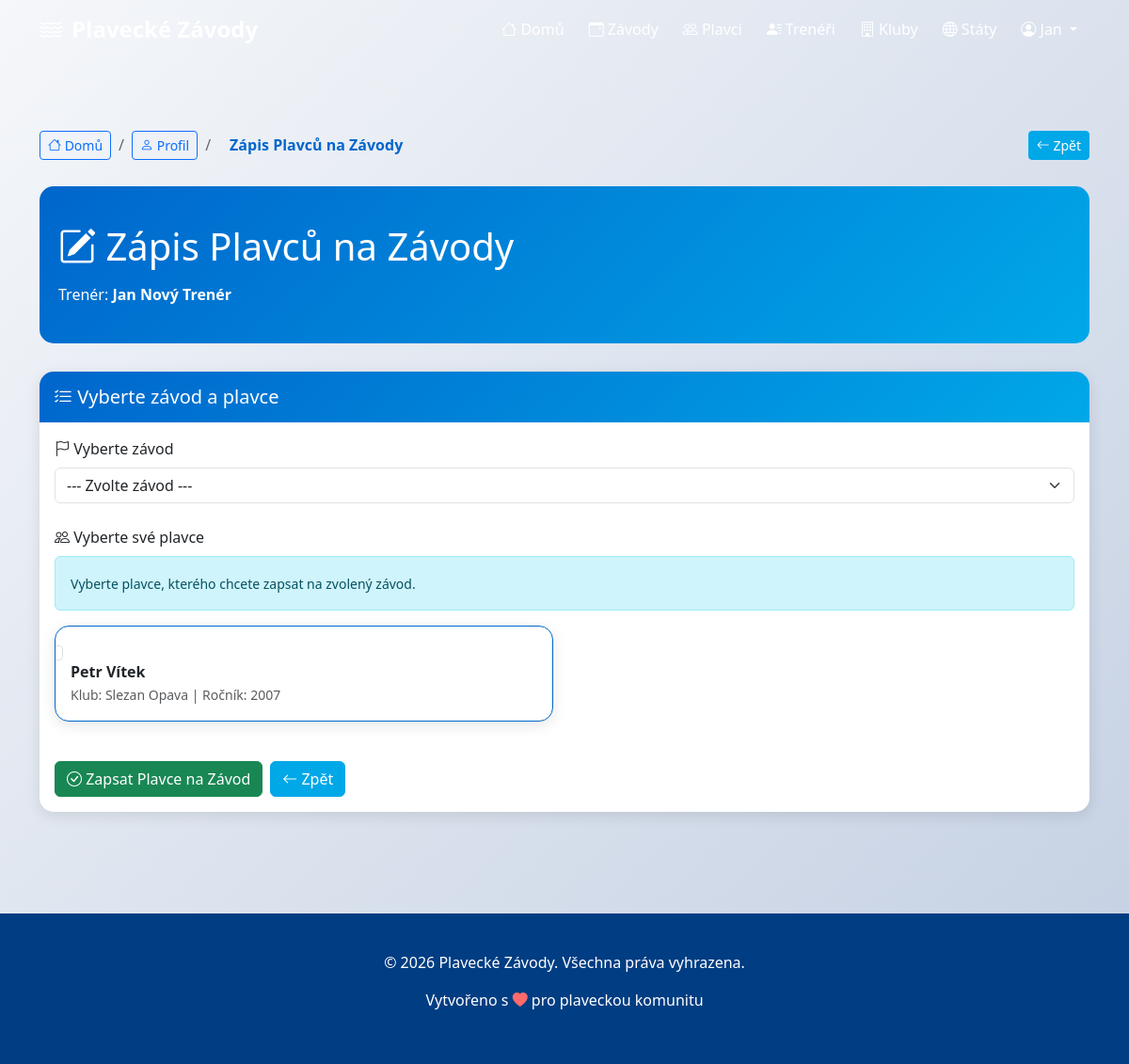
Page /treneri/zapsat-plavce/ (signed in) on the committed database.
### zavody/models.py (models this page shows, shortened)
class Trener(models.Model):
    POHLAVI_CHOICES = [
        ('M', 'Muž'),
        ('Z', 'Žena'),
    ]
    trener_id = models.AutoField(primary_key=True)
    jmeno = models.CharField(max_length=100)
    prijmeni = models.CharField(max_length=100)
    pohlavi = models.CharField(max_length=1, choices=POHLAVI_CHOICES, blank=True, null=True)
    foto = models.CharField(max_length=255, blank=True, null=True)
    klub = models.ForeignKey(Klub, on_delete=models.SET_NULL, null=True)
    stat = models.ForeignKey(Stat, on_delete=models.SET_NULL, null=True)
    plavci = models.ManyToManyField(Plavec, related_name='treneri', blank=True)
    class Meta:
        db_table = 'trener'
        verbose_name = 'Trenér'
        verbose_name_plural = 'Trenéři'

class Plavec(models.Model):
    POHLAVI_CHOICES = [
        ('M', 'Muž'),
        ('Z', 'Žena'),
    ]
    plavec_id = models.AutoField(primary_key=True)
    jmeno = models.CharField(max_length=100)
    prijmeni = models.CharField(max_length=100)
    rocnik = models.IntegerField()  # Rok narození
    vaha = models.DecimalField(max_digits=5, decimal_places=2, blank=True, null=True)
    vyska = models.DecimalField(max_digits=5, decimal_places=2, blank=True, null=True)
    pohlavi = models.CharField(max_length=1, choices=POHLAVI_CHOICES)
    foto = models.CharField(max_length=255, blank=True, null=True)
    klub = models.ForeignKey(Klub, on_delete=models.SET_NULL, null=True)
    stat = models.ForeignKey(Stat, on_delete=models.SET_NULL, null=True)
    class Meta:
        db_table = 'plavec'
        verbose_name = 'Plavec'
        verbose_name_plural = 'Plavci'

class Klub(models.Model):
    klub_id = models.AutoField(primary_key=True)
    nazev = models.CharField(max_length=100)
    mesto = models.ForeignKey(Mesto, on_delete=models.CASCADE)
    datum_zalozeni = models.DateField(blank=True, null=True)
    class Meta:
        db_table = 'klub'
        verbose_name = 'Klub'
        verbose_name_plural = 'Kluby'

### zavody/views.py (the view, shortened to what this page needs)
# urls.py: path('treneri/zapsat-plavce/', views.zapsat_plavce_na_zavod, name='zapsat_plavce_na_zavod'),
@login_required(login_url='login')
def zapsat_plavce_na_zavod(request):
    try:
        if not hasattr(request.user, 'profile') or request.user.profile.role != 'trener':
            messages.error(request, 'Nejste zaregistrován/a jako trenér.')
            return redirect('home')
        treneri = Trener.objects.filter(jmeno__icontains=request.user.first_name) if request.user.first_name else Trener.objects.filter(jmeno__icontains=request.user.username)
        if not treneri.exists():
            trener = Trener.objects.create(
                jmeno=request.user.first_name or request.user.username,
                prijmeni=request.user.last_name or '',
                klub_id=1  # Default klub (měl by existovat)
            )
        else:
            trener = treneri.first()
        from datetime import datetime
        budouci_zavody = Zavod.objects.filter(datum__gte=datetime.now().date()).order_by('datum')
        zavody_with_disciplines = []
        for zavod in budouci_zavody:
            disciplines = DisciplinyZavodu.objects.filter(zavod=zavod).select_related('disciplina').order_by('zacatek')
            zavody_with_disciplines.append({
                'zavod': zavod,
                'disciplines': disciplines
            })
        context = {
            'trener': trener,
            'budouci_zavody': budouci_zavody,
            'zavody_with_disciplines': zavody_with_disciplines,
            'soucasni_plavci': trener.plavci.all(),
        }
        return render(request, 'zavody/zapsat_plavce_na_zavod.html', context)
    except Exception as e:
        messages.error(request, 'Došlo k chybě. Kontaktujte administrátora.')
        return redirect('profile')

### zavody/templates/zavody/zapsat_plavce_na_zavod.html (shortened to what this page needs)
{% extends 'base.html' %}
{% block content %}
<div class="container py-5">
    <nav aria-label="breadcrumb" class="mb-4" style="display: flex; justify-content: space-between; align-items: center; gap: 1rem;">
        <div style="display: flex; gap: 0.5rem; align-items: center;">
            <a href="{% url 'home' %}" class="btn btn-sm btn-outline-primary">
                <i class="bi bi-house"></i> Domů
            </a>
            <span style="color: #666;">/</span>
            <a href="{% url 'profile' %}" class="btn btn-sm btn-outline-primary">
                <i class="bi bi-person"></i> Profil
            </a>
            <span style="color: #666;">/</span>
            <span style="padding: 0.5rem 0.75rem; color: #0066cc; font-weight: 600;">Zápis Plavců na Závody</span>
        </div>
        <button onclick="history.back()" class="btn btn-sm btn-secondary" style="white-space: nowrap;">
            <i class="bi bi-arrow-left"></i> Zpět
        </button>
    </nav>
    <div class="detail-header">
        <h1><i class="bi bi-pencil-square"></i> Zápis Plavců na Závody</h1>
        <p class="mb-0">Trenér: <strong>{{ trener.jmeno }} {{ trener.prijmeni }}</strong></p>
    </div>
    {% if budouci_zavody %}
        <form method="post" class="mt-4">
            <div class="card">
                <div class="card-header">
                    <h5 class="mb-0">
                        <i class="bi bi-list-check"></i> Vyberte závod a plavce
                    </h5>
                </div>
                <div class="card-body">
                    <div class="mb-4">
                        <label for="zavod_id" class="form-label">
                            <i class="bi bi-flag"></i> Vyberte závod
                        </label>
                        <select name="zavod_id" id="zavod_id" class="form-select" required>
                            <option value="">--- Zvolte závod ---</option>
                        </select>
                    </div>
                    <div class="mb-4">
                        <label class="form-label">
                            <i class="bi bi-people"></i> Vyberte své plavce
                        </label>
                        <div class="alert alert-info" role="alert">
                            <small>Vyberte plavce, kterého chcete zapsat na zvolený závod.</small>
                        </div>
                        {% if soucasni_plavci %}
                            <div class="row">
                                {% for plavec in soucasni_plavci %}
                                    <div class="col-md-6 mb-3">
                                        <div class="form-check card p-3" style="border: 1px solid var(--primary-color);">
                                            <input class="form-check-input" type="checkbox" name="plavci"
                                                   value="{{ plavec.plavec_id }}" id="plavec_{{ plavec.plavec_id }}">
                                            <label class="form-check-label w-100" for="plavec_{{ plavec.plavec_id }}">
                                                <strong>{{ plavec.jmeno }} {{ plavec.prijmeni }}</strong>
                                                <br>
                                                <small class="text-muted">
                                                    {% if plavec.klub %}Klub: {{ plavec.klub.nazev }}{% endif %}
                                                    {% if plavec.rocnik %} | Ročník: {{ plavec.rocnik }}{% endif %}
                                                </small>
                                            </label>
                                        </div>
                                    </div>
                                {% endfor %}
                            </div>
                        {% else %}
                            <div class="alert alert-warning" role="alert">
                                <i class="bi bi-exclamation-triangle"></i> Nemáte žádné svěřence.
                                <a href="{% url 'add_sverenek' %}">Přidejte plavce</a> před tím, než je zapíšete na závod.
                            </div>
                        {% endif %}
                    </div>
                    <div class="d-flex gap-2">
                        <button type="submit" class="btn btn-success" {% if not soucasni_plavci %}disabled{% endif %}>
                            <i class="bi bi-check-circle"></i> Zapsat Plavce na Závod
                        </button>
                        <a href="{% url 'profile' %}" class="btn btn-secondary">
                            <i class="bi bi-arrow-left"></i> Zpět
                        </a>
                    </div>
                </div>
            </div>
        </form>
    {% else %}
        <div class="alert alert-info mt-4" role="alert">
            <i class="bi bi-info-circle"></i> Momentálně nejsou k dispozici žádné budoucí závody.
            <a href="{% url 'zavody_list' %}">Zobrazit všechny závody</a>
        </div>
    {% endif %}
</div>
{% endblock %}

### zavody/templates/base.html (shortened to what this page needs)
<!DOCTYPE html>
<html lang="cs">
<head>
    <link href="https://cdn.jsdelivr.net/npm/bootstrap@5.3.0/dist/css/bootstrap.min.css" rel="stylesheet">
    <link rel="stylesheet" href="https://cdn.jsdelivr.net/npm/bootstrap-icons@1.11.0/font/bootstrap-icons.css">
</head>
<body>
    <nav class="navbar navbar-expand-lg navbar-dark">
        <div class="container">
            <a class="navbar-brand" href="{% url 'home' %}">
                <i class="bi bi-water"></i>
            </a>
            <div class="collapse navbar-collapse" id="navbarNav">
                <ul class="navbar-nav ms-auto">
                    <li class="nav-item">
                        <a class="nav-link" href="{% url 'home' %}">
                            <i class="bi bi-house"></i> Domů
                        </a>
                    </li>
                    <li class="nav-item">
                        <a class="nav-link" href="{% url 'zavody_list' %}">
                            <i class="bi bi-calendar-event"></i> Závody
                        </a>
                    </li>
                    <li class="nav-item">
                        <a class="nav-link" href="{% url 'plavci_list' %}">
                            <i class="bi bi-people"></i> Plavci
                        </a>
                    </li>
                    <li class="nav-item">
                        <a class="nav-link" href="{% url 'treneri_list' %}">
                            <i class="bi bi-person-lines-fill"></i> Trenéři
                        </a>
                    </li>
                    <li class="nav-item">
                        <a class="nav-link" href="{% url 'kluby_list' %}">
                            <i class="bi bi-building"></i> Kluby
                        </a>
                    </li>
                    <li class="nav-item">
                        <a class="nav-link" href="{% url 'stat_list' %}">
                            <i class="bi bi-globe"></i> Státy
                        </a>
                    </li>
                    {% if user.is_authenticated %}
                        <li class="nav-item dropdown">
                            <a class="nav-link dropdown-toggle" href="#" id="userDropdown" role="button" data-bs-toggle="dropdown">
                                <i class="bi bi-person-circle"></i> {{ user.first_name|default:user.username }}
                            </a>
                        </li>
                    {% endif %}
                </ul>
            </div>
        </div>
    </nav>
    <main>
        {% block content %}{% endblock %}
    </main>
    <footer class="footer">
        <div class="container">
            <p>&copy; 2026 Plavecké Závody. Všechna práva vyhrazena.</p>
            <p>Vytvořeno s <i class="bi bi-heart-fill" style="color: #ff6b6b;"></i> pro plaveckou komunitu</p>
        </div>
    </footer>
</body>
</html>

### zavody/templates/base.html (style rules this page uses)
:root { --primary-color: #0066cc; --secondary-color: #00a8e8; --dark-color: #003d82; --light-color: #e8f4f8; }
body { font-family: 'Segoe UI', Tahoma, Geneva, Verdana, sans-serif; background: linear-gradient(135deg, #f5f7fa 0%, #c3cfe2 100%); min-height: 100vh; }
.navbar-brand { font-weight: bold; font-size: 1.5rem; display: flex; align-items: center; gap: 10px; }
.nav-link { color: white !important; font-weight: 500; transition: all 0.3s ease; margin: 0 5px; }
.card { border: none; border-radius: 15px; box-shadow: 0 4px 15px rgba(0, 0, 0, 0.1); transition: all 0.3s ease; overflow: hidden; }
.card-header { background: linear-gradient(135deg, var(--primary-color) 0%, var(--secondary-color) 100%); color: white; border: none; font-weight: 600; padding: 15px; }
.btn-secondary { background-color: var(--secondary-color); border-color: var(--secondary-color); }
.footer { background-color: var(--dark-color); color: white; padding: 40px 20px; margin-top: 60px; text-align: center; }
.detail-header { background: linear-gradient(135deg, var(--primary-color) 0%, var(--secondary-color) 100%); color: white; padding: 40px 20px; border-radius: 15px; margin-bottom: 30px; }
.detail-header h1 { font-size: 2.5rem; margin-bottom: 15px; }

### rows in the picture
Trener: jmeno "Jan", prijmeni "Nový Trenér"
Plavec: jmeno "Petr", prijmeni "Vítek", klub.nazev "Slezan Opava", rocnik "2007"

### other values in the picture
{{ user.first_name|default:user.username }} "Jan"
